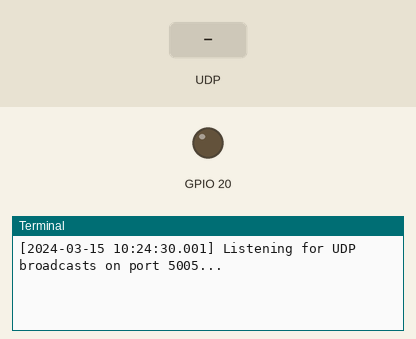
This program was run on a simulated Raspberry Pi (BCM pin numbers). Parts: output pins drawn as LEDs (lit = HIGH), the last lines printed to the terminal. Inputs (shaded band) come from the test bench. The clock reads 2024-03-15 10:24:30 at power-on unless the program sets it.

Above: at 1.2 s.
1.3 s: UDP packet "1" arrives
At 1.9 s:
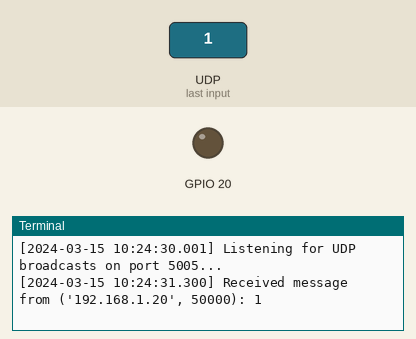
2.8 s: UDP packet "on" arrives
At 4.0 s:
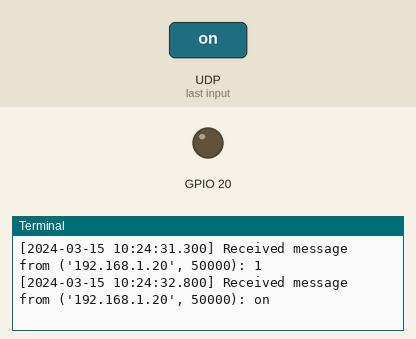
4.3 s: UDP packet "off" arrives
At 5.3 s:
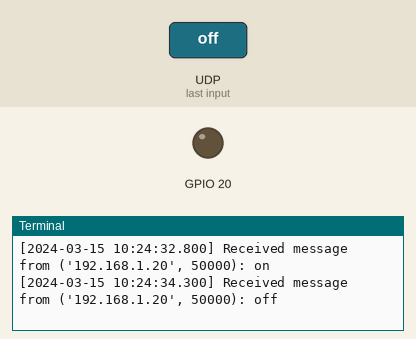

The program:

__main__.py
```python
if __name__ == '__main__':
    import argparse
    from .main import main
    from .constants import Port, BuzzerPin, Volume, Song

    parser = argparse.ArgumentParser(
        description="A simple CLI program that listens on a UDP port and plays a sound on a buzzer."
    )

    parser.add_argument(
        '--port',
        type=int,
        default=Port,
        help=f'UDP port to listen for broadcast messages (default: {Port})'
    )

    parser.add_argument(
        '--buzzer-pin',
        type=int,
        default=BuzzerPin,
        help=f'GPIO pin number that the buzzer is connected to (default: {BuzzerPin})'
    )

    def volume_type(value):
        f = float(value)
        if not (0.0 <= f <= 1.0):
            raise argparse.ArgumentTypeError("Volume must be between 0 and 1.")
        return f

    parser.add_argument(
        '--volume',
        type=volume_type,
        default=Volume,
        help=f'Volume for the song playback (0 to 1, default: {Volume})'
    )

    parser.add_argument(
        '--song',
        type=str,
        default=Song,
        help=f'The song that will be played (default: {Song})'
    )

    args = parser.parse_args()
    main(port=args.port, buzzer_pin=args.buzzer_pin,
         volume=args.volume, song_name=args.song)
```

main.py
```python
import socket
import builtins
from datetime import datetime

from .constants import Port, BuzzerPin, Volume, Song, DoorbellMessage
from .songs import songs
from .music import Player

say = print


def print_date(*args, **kwargs):
    global say
    say(f"[{datetime.now().strftime('%Y-%m-%d %H:%M:%S.%f')[:-3]}]", *args, **kwargs)


builtins.print = print_date


def main(port=Port, buzzer_pin=BuzzerPin, volume=Volume, song_name=Song):
    player = Player(pin=buzzer_pin, volume=volume)
    song = songs[0]
    for s in songs:
        if s[0] == song_name:
            song = s
            break

    sock = socket.socket(socket.AF_INET, socket.SOCK_DGRAM)
    sock.setsockopt(socket.SOL_SOCKET, socket.SO_REUSEADDR, 1)
    sock.bind(("", port))  # Bind to all interfaces

    print(f'Listening for UDP broadcasts on port {port}...')
    while True:
        data, addr = sock.recvfrom(1024)
        print(f'Received message from {addr}: {data.decode()}')
        if data == DoorbellMessage:
            print(f'Doorbell message - playing: {song[0]}')
            player.playsong(song)
```

constants.py
```python
Port = 5005
BuzzerPin = 20
Volume = 0.6
Song = 'Nokia Ringtone'
DoorbellMessage = b'DOORBELL_PRESSED'
```

music.py
```python
from time import sleep
from gpiozero import PWMOutputDevice


def sleep_ms(ms):
    sleep(ms / 1000)


def duration(tempo, t):
    # calculate the duration of a whole note in milliseconds (60s/tempo)*4 beats
    wholenote = (60000 / tempo) * 4

    # calculate the duration of the current note
    # (we need an integer without decimals, hence the // instead of /)
    if t > 0:
        note_duration = wholenote // t
    elif (t < 0):
        # dotted notes are represented with negative durations
        note_duration = wholenote // abs(t)
        note_duration *= 1.5  # increase their duration by a half

    return note_duration


class Player:
    def __init__(self, pin, volume=0):
        '''
        pin            # pin where buzzer is connected
        volume = 0.6   # set volume to a value between 0 and 1
        '''
        self.buzzer = PWMOutputDevice(pin=pin)
        self.volume = volume
        self.playing = False

    def playtone(self, freq):
        self.buzzer.value = self.volume
        self.buzzer.frequency = freq

    def be_quiet(self):
        self.buzzer.value = 0

    def playsong(self, song):
        if self.playing:
            return

        self.playing = True
        try:
            # name = song[0]
            tempo = song[1]  # get the tempo from the song

            # iterate over the notes of the melody.
            # Each note is a tuple (frequency, duration)
            for i in range(0, (len(song) - 2) // 2):
                frequency = song[2 + 2 * i]
                note_duration = int(duration(tempo, song[2 + 2 * i + 1]))

                if frequency == 0:  # REST
                    self.be_quiet()
                    sleep_ms(note_duration)
                else:
                    self.playtone(frequency)
                    # we only play the note for 90% of the duration
                    # and leave 10% as a pause between notes
                    note_duration_9 = int(note_duration * 0.9)
                    sleep_ms(note_duration_9)
                    self.be_quiet()
                    sleep_ms(note_duration - note_duration_9)
        except Exception as e:
            print('[music] error', e)
            self.be_quiet()
        self.playing = False
```

Source omitted: songs.py (data table, 86386 bytes)

Measured:
- after the input at 1.3 s, the terminal: prints a new line at once (image 1)
- after the input at 2.8 s, the terminal: prints a new line at once (image 2)
- after the input at 4.3 s, the terminal: prints a new line at once (image 3)
